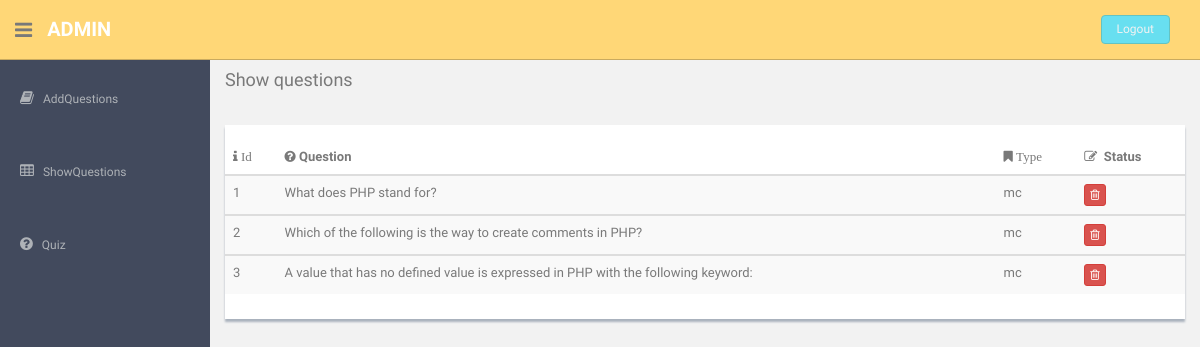
Page /showQuestions.php on the committed database.
### tables this page shows
CREATE TABLE IF NOT EXISTS `questions` (
  `id` int(11) NOT NULL AUTO_INCREMENT,
  `question_id` int(11) NOT NULL,
  `question` varchar(555) NOT NULL,
  `type` varchar(255) NOT NULL,
  PRIMARY KEY (`id`)
);

### showQuestions.php (the view, shortened to what this page needs)
<?php
require_once("scripts/connect_db.php");
?>
<!DOCTYPE html>
<html lang="en">
  <head>
    <link href="assets/css/bootstrap.css" rel="stylesheet">
    <link href="assets/font-awesome/css/font-awesome.css" rel="stylesheet" />
    <link href="assets/css/style.css" rel="stylesheet">
    <link href="assets/css/style-responsive.css" rel="stylesheet">
  </head>
  <body>
  <section id="container" >
      <header class="header black-bg">
              <div class="sidebar-toggle-box">
                  <div class="fa fa-bars tooltips" data-placement="right" data-original-title="Toggle Navigation"></div>
              </div>
            <a href="index.html" class="logo"><b>Admin</b></a>
            <div class="top-menu">
            	<ul class="nav pull-right top-menu">
                    <li><a class="logout" href="admin.php">Logout</a></li>
            	</ul>
            </div>
        </header>
      <aside>
          <div id="sidebar"  class="nav-collapse ">
              <ul class="sidebar-menu" id="nav-accordion">
                  <li class="mt">
                      <a href="addQuestions.php">
                          <i class="fa fa-book"></i>
                          <span>AddQuestions</span>
                      </a>
                  </li>
                  <li class="mt">
                      <a href="showQuestions.php">
                          <i class="fa fa-table"></i>
                          <span>ShowQuestions</span>
                      </a>
                  </li>
                  <li class="mt">
                      <a href="index.php">
                          <i class="fa fa-question-circle"></i>
                          <span>Quiz</span>
                      </a>
                  </li>
              </ul>
          </div>
      </aside>
      <section id="main-content">
          <section class="wrapper">
          	<h4>Show questions </h4>
              <div class="row mt">
                  <div class="col-md-12">
                      <div class="content-panel">
                          <?php
                          $sql = "SELECT question_id, question, type  FROM `questions`";
                          $result = mysqli_query($con, $sql);
                          if (mysqli_num_rows($result) > 0) {
                              echo "<table class=\"table table-striped table-advance table-hover\">";
                              echo " <thead>";
                              echo "<tr>";
                              echo "<th><i class=\"fa fa-info\">&nbsp;Id</th>";
                              echo "<th><i class=\"fa fa-question-circle\"></i>&nbsp;Question</th>";
                              echo "<th><i class=\"fa fa-bookmark\">&nbsp;Type</th>";
                              echo  "<th><i class=\"fa fa-edit\"></i>&nbsp; Status</th>";
                              echo "</thead>";
                              while($row = mysqli_fetch_assoc($result)) {
                                  echo"<tbody>";
                                  echo "<tr>";
                                  echo "<td>" . $row['question_id'] . "</td>";
                                  echo "<td>" . $row['question'] . "</td>";
                                  echo "<td>" . $row['type'] . "</td>";
                                  echo" <td>
                                      <button onclick=\"deleteQ()\"class=\"btn btn-danger btn-xs\"><i class=\"fa fa-trash-o \"></i></button>
                                  </td>";
                                  echo "</tr>";
                                  echo "</tbody>";
                              }
                              echo "</table>";
                              }
                           else {
                              echo "0 results";
                          }
                          ?>
                      </div>
                  </div>
              </div>
		</section><! --/wrapper -->
      </section>
  </section>
  </body>
</html>

### assets/css/style.css (style rules this page uses)
body { color: #797979; background: #f2f2f2; font-family: 'Ruda', sans-serif; padding: 0px !important; margin: 0px !important; font-size:13px; }
ul li { list-style: none; }
a, a:hover, a:focus { text-decoration: none; outline: none; }
#container { width: 100%; height: 100%; }
.mt { margin-top: 25px; }
ul.top-menu > li > .logout { color: #f2f2f2; font-size: 12px; border-radius: 4px; -webkit-border-radius: 4px; border: 1px solid #64c3c2 !important; padding: 5px 15px; margin-right: 15px; background: #68dff0; margin-top: 15px; }
#sidebar { width: 210px; height: 100%; position: fixed; background: #424a5d; }
#sidebar ul li { position: relative; }
ul.sidebar-menu , ul.sidebar-menu li ul.sub { margin: -2px 0 0; padding: 0; }
ul.sidebar-menu { margin-top: 75px; }
ul.sidebar-menu li { margin-bottom: 5px; margin-left:10px; margin-right:10px; }
ul.sidebar-menu li a span { display: inline-block; }
ul.sidebar-menu li a { color: #aeb2b7; text-decoration: none; display: block; padding: 15px 0 15px 10px; font-size: 12px; outline: none; -webkit-transition: all 0.3s ease; -moz-transition: all 0.3s ease; -o-transition: all 0.3s ease; -ms-transition: all 0.3s ease; transition: all 0.3s ease; }
ul.sidebar-menu li a i { font-size: 15px; padding-right: 6px; }
#main-content { margin-left: 210px; }
.header, .footer { min-height: 60px; padding: 0 15px; }
.header { position: fixed; left: 0; right: 0; z-index: 1002; }
.black-bg { background: #ffd777; border-bottom: 1px solid #c9aa5f; }
.wrapper { display: inline-block; margin-top: 60px; padding-left: 15px; padding-right: 15px; padding-bottom: 15px; padding-top: 0px; width: 100%; }
a.logo { font-size: 20px; color: #ffffff; float: left; margin-top: 15px; text-transform: uppercase; }
a.logo b { font-weight: 900; }
#top_menu .nav > li, ul.top-menu > li { float: left; }
ul.top-menu > li > a { color: #666666; font-size: 16px; border-radius: 4px; -webkit-border-radius: 4px; border:1px solid #666666 !important; padding: 2px 6px; margin-right: 15px; }
.sidebar-toggle-box { float: left; padding-right: 15px; margin-top: 20px; }
.sidebar-toggle-box .fa-bars { cursor: pointer; display: inline-block; font-size: 20px; }
.content-panel { background: #ffffff; box-shadow: 0px 3px 2px #aab2bd; padding-top: 15px; padding-bottom: 5px; }

### rows in the picture
questions: question "1", question "What does PHP stand for?", type "mc"
questions: question "2", question "Which of the following is the way to create comments in PHP?", type "mc"
questions: question "3", question "A value that has no defined value is expressed in PHP with the following keyword:", type "mc"
